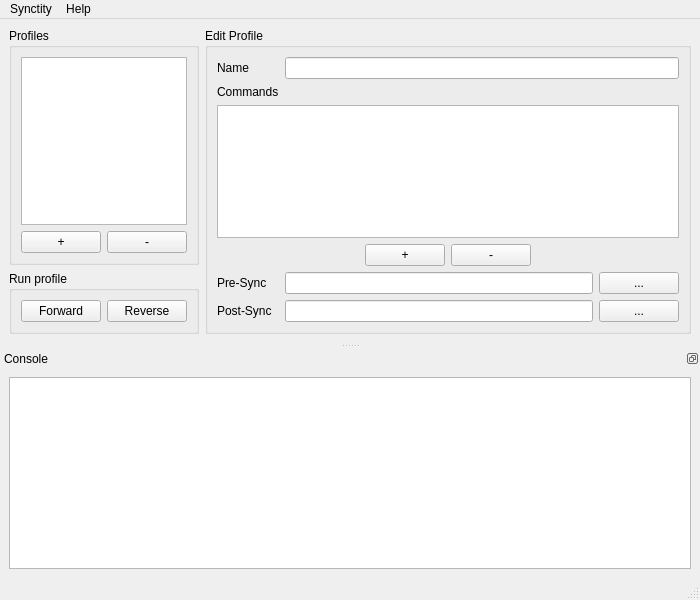
<?xml version="1.0" encoding="UTF-8"?>
<ui version="4.0">
 <class>Synctity</class>
 <widget class="QMainWindow" name="Synctity">
  <property name="geometry">
   <rect>
    <x>0</x>
    <y>0</y>
    <width>700</width>
    <height>600</height>
   </rect>
  </property>
  <property name="windowTitle">
   <string>Synctity</string>
  </property>
  <property name="windowIcon">
   <iconset resource="resources.qrc">
    <normaloff>:/synctity.png</normaloff>:/synctity.png</iconset>
  </property>
  <widget class="QWidget" name="centralwidget">
   <layout class="QGridLayout" name="gridLayout_3" rowstretch="3,0" columnstretch="1,3">
    <item row="0" column="0">
     <widget class="QGroupBox" name="groupBox_2">
      <property name="title">
       <string>Profiles</string>
      </property>
      <layout class="QGridLayout" name="gridLayout_2">
       <item row="1" column="0">
        <layout class="QHBoxLayout" name="horizontalLayout">
         <item>
          <spacer name="horizontalSpacer_3">
           <property name="orientation">
            <enum>Qt::Horizontal</enum>
           </property>
           <property name="sizeHint" stdset="0">
            <size>
             <width>40</width>
             <height>20</height>
            </size>
           </property>
          </spacer>
         </item>
         <item>
          <widget class="QPushButton" name="buttonAddProfile">
           <property name="text">
            <string>+</string>
           </property>
          </widget>
         </item>
         <item>
          <widget class="QPushButton" name="buttonRemoveProfile">
           <property name="text">
            <string>-</string>
           </property>
          </widget>
         </item>
         <item>
          <spacer name="horizontalSpacer_4">
           <property name="orientation">
            <enum>Qt::Horizontal</enum>
           </property>
           <property name="sizeHint" stdset="0">
            <size>
             <width>40</width>
             <height>20</height>
            </size>
           </property>
          </spacer>
         </item>
        </layout>
       </item>
       <item row="0" column="0">
        <widget class="QListView" name="listProfiles"/>
       </item>
      </layout>
     </widget>
    </item>
    <item row="0" column="1" rowspan="2">
     <widget class="QGroupBox" name="groupProfile">
      <property name="title">
       <string>Edit Profile</string>
      </property>
      <layout class="QGridLayout" name="gridLayout">
       <item row="0" column="0">
        <widget class="QLabel" name="label_2">
         <property name="text">
          <string>Name</string>
         </property>
        </widget>
       </item>
       <item row="0" column="1" colspan="2">
        <widget class="QLineEdit" name="textProfileName"/>
       </item>
       <item row="1" column="0">
        <widget class="QLabel" name="label_3">
         <property name="text">
          <string>Commands</string>
         </property>
        </widget>
       </item>
       <item row="2" column="0" colspan="3">
        <widget class="QListView" name="listCommands"/>
       </item>
       <item row="3" column="0" colspan="3">
        <layout class="QHBoxLayout" name="horizontalLayout_2">
         <item>
          <spacer name="horizontalSpacer">
           <property name="orientation">
            <enum>Qt::Horizontal</enum>
           </property>
           <property name="sizeHint" stdset="0">
            <size>
             <width>40</width>
             <height>20</height>
            </size>
           </property>
          </spacer>
         </item>
         <item>
          <widget class="QPushButton" name="buttonAddCommand">
           <property name="autoFillBackground">
            <bool>false</bool>
           </property>
           <property name="text">
            <string>+</string>
           </property>
          </widget>
         </item>
         <item>
          <widget class="QPushButton" name="buttonRemoveCommand">
           <property name="text">
            <string>-</string>
           </property>
          </widget>
         </item>
         <item>
          <spacer name="horizontalSpacer_2">
           <property name="orientation">
            <enum>Qt::Horizontal</enum>
           </property>
           <property name="sizeHint" stdset="0">
            <size>
             <width>40</width>
             <height>20</height>
            </size>
           </property>
          </spacer>
         </item>
        </layout>
       </item>
       <item row="4" column="0">
        <widget class="QLabel" name="label">
         <property name="text">
          <string>Pre-Sync</string>
         </property>
        </widget>
       </item>
       <item row="4" column="1">
        <widget class="QLineEdit" name="textPreSync"/>
       </item>
       <item row="4" column="2">
        <widget class="QPushButton" name="buttonPreSync">
         <property name="text">
          <string>...</string>
         </property>
        </widget>
       </item>
       <item row="5" column="0">
        <widget class="QLabel" name="label_4">
         <property name="text">
          <string>Post-Sync</string>
         </property>
        </widget>
       </item>
       <item row="5" column="1">
        <widget class="QLineEdit" name="textPostSync"/>
       </item>
       <item row="5" column="2">
        <widget class="QPushButton" name="buttonPostSync">
         <property name="text">
          <string>...</string>
         </property>
        </widget>
       </item>
      </layout>
     </widget>
    </item>
    <item row="1" column="0">
     <widget class="QGroupBox" name="groupBox">
      <property name="title">
       <string>Run profile</string>
      </property>
      <layout class="QHBoxLayout" name="horizontalLayout_3">
       <item>
        <widget class="QPushButton" name="buttonForward">
         <property name="text">
          <string>Forward</string>
         </property>
        </widget>
       </item>
       <item>
        <widget class="QPushButton" name="buttonReverse">
         <property name="text">
          <string>Reverse</string>
         </property>
        </widget>
       </item>
      </layout>
     </widget>
    </item>
   </layout>
  </widget>
  <widget class="QStatusBar" name="statusbar"/>
  <widget class="QMenuBar" name="menuBar">
   <property name="geometry">
    <rect>
     <x>0</x>
     <y>0</y>
     <width>700</width>
     <height>22</height>
    </rect>
   </property>
   <widget class="QMenu" name="menuSynctus">
    <property name="title">
     <string>Synctity</string>
    </property>
    <addaction name="actionLoad"/>
    <addaction name="actionSave"/>
    <addaction name="actionSaveAs"/>
    <addaction name="separator"/>
    <addaction name="actionRunAway"/>
   </widget>
   <widget class="QMenu" name="menuHelp">
    <property name="title">
     <string>Help</string>
    </property>
   </widget>
   <addaction name="menuSynctus"/>
   <addaction name="menuHelp"/>
  </widget>
  <widget class="QDockWidget" name="dockConsole">
   <property name="features">
    <set>QDockWidget::DockWidgetFloatable|QDockWidget::DockWidgetMovable</set>
   </property>
   <property name="windowTitle">
    <string>Console</string>
   </property>
   <attribute name="dockWidgetArea">
    <number>8</number>
   </attribute>
   <widget class="QWidget" name="dockWidgetContents">
    <layout class="QVBoxLayout" name="verticalLayout">
     <item>
      <widget class="QTextEdit" name="textConsole">
       <property name="minimumSize">
        <size>
         <width>0</width>
         <height>0</height>
        </size>
       </property>
       <property name="font">
        <font>
         <family>Courier New</family>
         <pointsize>14</pointsize>
        </font>
       </property>
       <property name="horizontalScrollBarPolicy">
        <enum>Qt::ScrollBarAsNeeded</enum>
       </property>
       <property name="lineWrapMode">
        <enum>QTextEdit::NoWrap</enum>
       </property>
      </widget>
     </item>
    </layout>
   </widget>
  </widget>
  <action name="actionLoad">
   <property name="text">
    <string>Load</string>
   </property>
   <property name="shortcut">
    <string>Ctrl+L</string>
   </property>
  </action>
  <action name="actionSave">
   <property name="text">
    <string>Save</string>
   </property>
   <property name="shortcut">
    <string>Ctrl+S</string>
   </property>
  </action>
  <action name="actionSaveAs">
   <property name="text">
    <string>Save as...</string>
   </property>
   <property name="shortcut">
    <string>Ctrl+Shift+S</string>
   </property>
  </action>
  <action name="actionRunAway">
   <property name="text">
    <string>Run Away</string>
   </property>
  </action>
 </widget>
 <resources>
  <include location="resources.qrc"/>
 </resources>
 <connections>
  <connection>
   <sender>buttonAddProfile</sender>
   <signal>clicked()</signal>
   <receiver>Synctity</receiver>
   <slot>onAddProfile()</slot>
   <hints>
    <hint type="sourcelabel">
     <x>112</x>
     <y>238</y>
    </hint>
    <hint type="destinationlabel">
     <x>6</x>
     <y>442</y>
    </hint>
   </hints>
  </connection>
  <connection>
   <sender>buttonRemoveProfile</sender>
   <signal>clicked()</signal>
   <receiver>Synctity</receiver>
   <slot>onRemoveProfile()</slot>
   <hints>
    <hint type="sourcelabel">
     <x>164</x>
     <y>238</y>
    </hint>
    <hint type="destinationlabel">
     <x>6</x>
     <y>438</y>
    </hint>
   </hints>
  </connection>
  <connection>
   <sender>textProfileName</sender>
   <signal>editingFinished()</signal>
   <receiver>Synctity</receiver>
   <slot>onProfileName()</slot>
   <hints>
    <hint type="sourcelabel">
     <x>672</x>
     <y>77</y>
    </hint>
    <hint type="destinationlabel">
     <x>221</x>
     <y>56</y>
    </hint>
   </hints>
  </connection>
  <connection>
   <sender>buttonAddCommand</sender>
   <signal>clicked()</signal>
   <receiver>Synctity</receiver>
   <slot>onAddCommand()</slot>
   <hints>
    <hint type="sourcelabel">
     <x>458</x>
     <y>236</y>
    </hint>
    <hint type="destinationlabel">
     <x>285</x>
     <y>509</y>
    </hint>
   </hints>
  </connection>
  <connection>
   <sender>buttonRemoveCommand</sender>
   <signal>clicked()</signal>
   <receiver>Synctity</receiver>
   <slot>onRemoveCommand()</slot>
   <hints>
    <hint type="sourcelabel">
     <x>510</x>
     <y>236</y>
    </hint>
    <hint type="destinationlabel">
     <x>427</x>
     <y>506</y>
    </hint>
   </hints>
  </connection>
  <connection>
   <sender>listProfiles</sender>
   <signal>clicked(QModelIndex)</signal>
   <receiver>Synctity</receiver>
   <slot>onSelectProfile(QModelIndex)</slot>
   <hints>
    <hint type="sourcelabel">
     <x>99</x>
     <y>121</y>
    </hint>
    <hint type="destinationlabel">
     <x>221</x>
     <y>28</y>
    </hint>
   </hints>
  </connection>
  <connection>
   <sender>listCommands</sender>
   <signal>doubleClicked(QModelIndex)</signal>
   <receiver>Synctity</receiver>
   <slot>onEditCommand(QModelIndex)</slot>
   <hints>
    <hint type="sourcelabel">
     <x>672</x>
     <y>194</y>
    </hint>
    <hint type="destinationlabel">
     <x>556</x>
     <y>504</y>
    </hint>
   </hints>
  </connection>
  <connection>
   <sender>buttonForward</sender>
   <signal>clicked()</signal>
   <receiver>Synctity</receiver>
   <slot>onForward()</slot>
   <hints>
    <hint type="sourcelabel">
     <x>108</x>
     <y>316</y>
    </hint>
    <hint type="destinationlabel">
     <x>148</x>
     <y>512</y>
    </hint>
   </hints>
  </connection>
  <connection>
   <sender>buttonReverse</sender>
   <signal>clicked()</signal>
   <receiver>Synctity</receiver>
   <slot>onReverse()</slot>
   <hints>
    <hint type="sourcelabel">
     <x>204</x>
     <y>316</y>
    </hint>
    <hint type="destinationlabel">
     <x>147</x>
     <y>512</y>
    </hint>
   </hints>
  </connection>
  <connection>
   <sender>actionLoad</sender>
   <signal>triggered()</signal>
   <receiver>Synctity</receiver>
   <slot>onLoad()</slot>
   <hints>
    <hint type="sourcelabel">
     <x>-1</x>
     <y>-1</y>
    </hint>
    <hint type="destinationlabel">
     <x>340</x>
     <y>267</y>
    </hint>
   </hints>
  </connection>
  <connection>
   <sender>actionSave</sender>
   <signal>triggered()</signal>
   <receiver>Synctity</receiver>
   <slot>onSave()</slot>
   <hints>
    <hint type="sourcelabel">
     <x>-1</x>
     <y>-1</y>
    </hint>
    <hint type="destinationlabel">
     <x>340</x>
     <y>267</y>
    </hint>
   </hints>
  </connection>
  <connection>
   <sender>actionSaveAs</sender>
   <signal>triggered()</signal>
   <receiver>Synctity</receiver>
   <slot>onSaveAs()</slot>
   <hints>
    <hint type="sourcelabel">
     <x>-1</x>
     <y>-1</y>
    </hint>
    <hint type="destinationlabel">
     <x>340</x>
     <y>267</y>
    </hint>
   </hints>
  </connection>
  <connection>
   <sender>actionRunAway</sender>
   <signal>triggered()</signal>
   <receiver>Synctity</receiver>
   <slot>onQuit()</slot>
   <hints>
    <hint type="sourcelabel">
     <x>-1</x>
     <y>-1</y>
    </hint>
    <hint type="destinationlabel">
     <x>340</x>
     <y>267</y>
    </hint>
   </hints>
  </connection>
  <connection>
   <sender>textPreSync</sender>
   <signal>editingFinished()</signal>
   <receiver>Synctity</receiver>
   <slot>onTextSync()</slot>
   <hints>
    <hint type="sourcelabel">
     <x>476</x>
     <y>261</y>
    </hint>
    <hint type="destinationlabel">
     <x>349</x>
     <y>299</y>
    </hint>
   </hints>
  </connection>
  <connection>
   <sender>textPostSync</sender>
   <signal>editingFinished()</signal>
   <receiver>Synctity</receiver>
   <slot>onTextSync()</slot>
   <hints>
    <hint type="sourcelabel">
     <x>476</x>
     <y>297</y>
    </hint>
    <hint type="destinationlabel">
     <x>349</x>
     <y>299</y>
    </hint>
   </hints>
  </connection>
  <connection>
   <sender>buttonPreSync</sender>
   <signal>clicked()</signal>
   <receiver>Synctity</receiver>
   <slot>onPreSync()</slot>
   <hints>
    <hint type="sourcelabel">
     <x>651</x>
     <y>263</y>
    </hint>
    <hint type="destinationlabel">
     <x>349</x>
     <y>299</y>
    </hint>
   </hints>
  </connection>
  <connection>
   <sender>buttonPostSync</sender>
   <signal>clicked()</signal>
   <receiver>Synctity</receiver>
   <slot>onPostSync()</slot>
   <hints>
    <hint type="sourcelabel">
     <x>651</x>
     <y>299</y>
    </hint>
    <hint type="destinationlabel">
     <x>349</x>
     <y>299</y>
    </hint>
   </hints>
  </connection>
 </connections>
 <slots>
  <slot>onAddProfile()</slot>
  <slot>onRemoveProfile()</slot>
  <slot>onSelectProfile(QModelIndex)</slot>
  <slot>onProfileName()</slot>
  <slot>onAddCommand()</slot>
  <slot>onRemoveCommand()</slot>
  <slot>onEditCommand(QModelIndex)</slot>
  <slot>onForward()</slot>
  <slot>onReverse()</slot>
  <slot>onLoad()</slot>
  <slot>onSave()</slot>
  <slot>onSaveAs()</slot>
  <slot>onQuit()</slot>
  <slot>onTextSync()</slot>
  <slot>onPreSync()</slot>
  <slot>onPostSync()</slot>
 </slots>
</ui>
